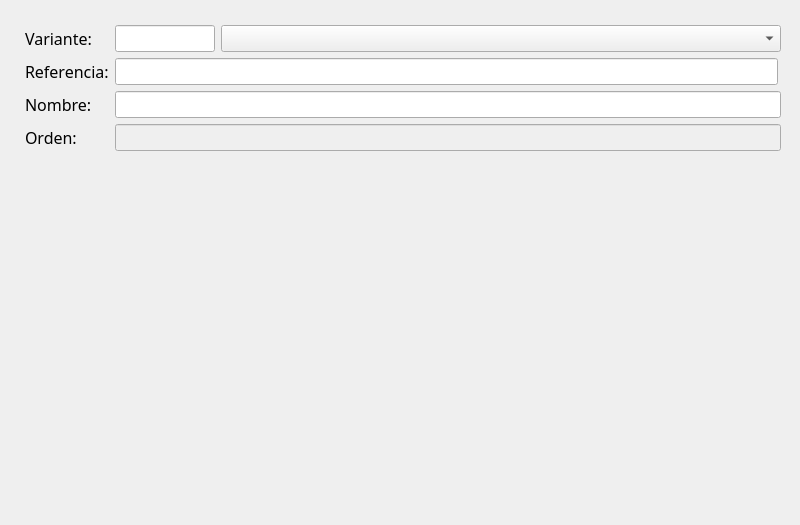
<?xml version="1.0" encoding="UTF-8"?>
<ui version="4.0">
 <class>wdModificadores</class>
 <widget class="QWidget" name="wdModificadores">
  <property name="geometry">
   <rect>
    <x>0</x>
    <y>0</y>
    <width>800</width>
    <height>525</height>
   </rect>
  </property>
  <property name="windowTitle">
   <string>Form</string>
  </property>
  <widget class="QWidget" name="formLayoutWidget">
   <property name="geometry">
    <rect>
     <x>20</x>
     <y>20</y>
     <width>761</width>
     <height>211</height>
    </rect>
   </property>
   <layout class="QFormLayout" name="formLayout">
    <property name="sizeConstraint">
     <enum>QLayout::SetDefaultConstraint</enum>
    </property>
    <property name="fieldGrowthPolicy">
     <enum>QFormLayout::AllNonFixedFieldsGrow</enum>
    </property>
    <property name="rowWrapPolicy">
     <enum>QFormLayout::DontWrapRows</enum>
    </property>
    <property name="labelAlignment">
     <set>Qt::AlignLeading|Qt::AlignLeft|Qt::AlignTop</set>
    </property>
    <property name="leftMargin">
     <number>5</number>
    </property>
    <property name="topMargin">
     <number>5</number>
    </property>
    <item row="0" column="0">
     <widget class="QLabel" name="label_4">
      <property name="font">
       <font>
        <family>Zekton</family>
        <pointsize>12</pointsize>
       </font>
      </property>
      <property name="text">
       <string>Variante:</string>
      </property>
      <property name="buddy">
       <cstring>leNombre</cstring>
      </property>
     </widget>
    </item>
    <item row="0" column="1">
     <layout class="QHBoxLayout" name="horizontalLayout">
      <property name="sizeConstraint">
       <enum>QLayout::SetDefaultConstraint</enum>
      </property>
      <item>
       <widget class="ifRefExtLista" name="leVariante">
        <property name="maximumSize">
         <size>
          <width>100</width>
          <height>16777215</height>
         </size>
        </property>
        <property name="font">
         <font>
          <pointsize>12</pointsize>
         </font>
        </property>
       </widget>
      </item>
      <item>
       <widget class="ifDesplegableExt" name="cbVariante">
        <property name="minimumSize">
         <size>
          <width>0</width>
          <height>0</height>
         </size>
        </property>
        <property name="font">
         <font>
          <pointsize>12</pointsize>
         </font>
        </property>
       </widget>
      </item>
     </layout>
    </item>
    <item row="1" column="0">
     <widget class="QLabel" name="label">
      <property name="font">
       <font>
        <family>Zekton</family>
        <pointsize>12</pointsize>
       </font>
      </property>
      <property name="text">
       <string>Referencia:</string>
      </property>
      <property name="buddy">
       <cstring>leRef</cstring>
      </property>
     </widget>
    </item>
    <item row="1" column="1">
     <widget class="ifCadena" name="leRef">
      <property name="maximumSize">
       <size>
        <width>663</width>
        <height>16777215</height>
       </size>
      </property>
      <property name="font">
       <font>
        <pointsize>12</pointsize>
       </font>
      </property>
     </widget>
    </item>
    <item row="2" column="0">
     <widget class="QLabel" name="label_3">
      <property name="font">
       <font>
        <family>Zekton</family>
        <pointsize>12</pointsize>
       </font>
      </property>
      <property name="text">
       <string>Nombre: </string>
      </property>
      <property name="buddy">
       <cstring>leNombre</cstring>
      </property>
     </widget>
    </item>
    <item row="2" column="1">
     <widget class="ifCadena" name="leNombre">
      <property name="font">
       <font>
        <pointsize>12</pointsize>
       </font>
      </property>
     </widget>
    </item>
    <item row="3" column="0">
     <widget class="QLabel" name="label_5">
      <property name="font">
       <font>
        <family>Zekton</family>
        <pointsize>12</pointsize>
       </font>
      </property>
      <property name="text">
       <string>Orden:</string>
      </property>
      <property name="buddy">
       <cstring>leNombre</cstring>
      </property>
     </widget>
    </item>
    <item row="3" column="1">
     <widget class="ifCadena" name="leOrden">
      <property name="enabled">
       <bool>false</bool>
      </property>
      <property name="font">
       <font>
        <pointsize>12</pointsize>
       </font>
      </property>
     </widget>
    </item>
   </layout>
   <zorder>leRef</zorder>
   <zorder>leNombre</zorder>
   <zorder>label</zorder>
   <zorder>label_3</zorder>
   <zorder>label_4</zorder>
   <zorder>label_5</zorder>
   <zorder>leOrden</zorder>
  </widget>
 </widget>
 <customwidgets>
  <customwidget>
   <class>ifRefExtLista</class>
   <extends>QLineEdit</extends>
   <header>Interfaz/Campos.h</header>
  </customwidget>
  <customwidget>
   <class>ifCadena</class>
   <extends>QLineEdit</extends>
   <header>Interfaz/Campos.h</header>
  </customwidget>
  <customwidget>
   <class>ifDesplegableExt</class>
   <extends>QComboBox</extends>
   <header>Interfaz/Campos.h</header>
  </customwidget>
 </customwidgets>
 <tabstops>
  <tabstop>leVariante</tabstop>
  <tabstop>cbVariante</tabstop>
  <tabstop>leRef</tabstop>
  <tabstop>leNombre</tabstop>
 </tabstops>
 <resources/>
 <connections/>
</ui>
